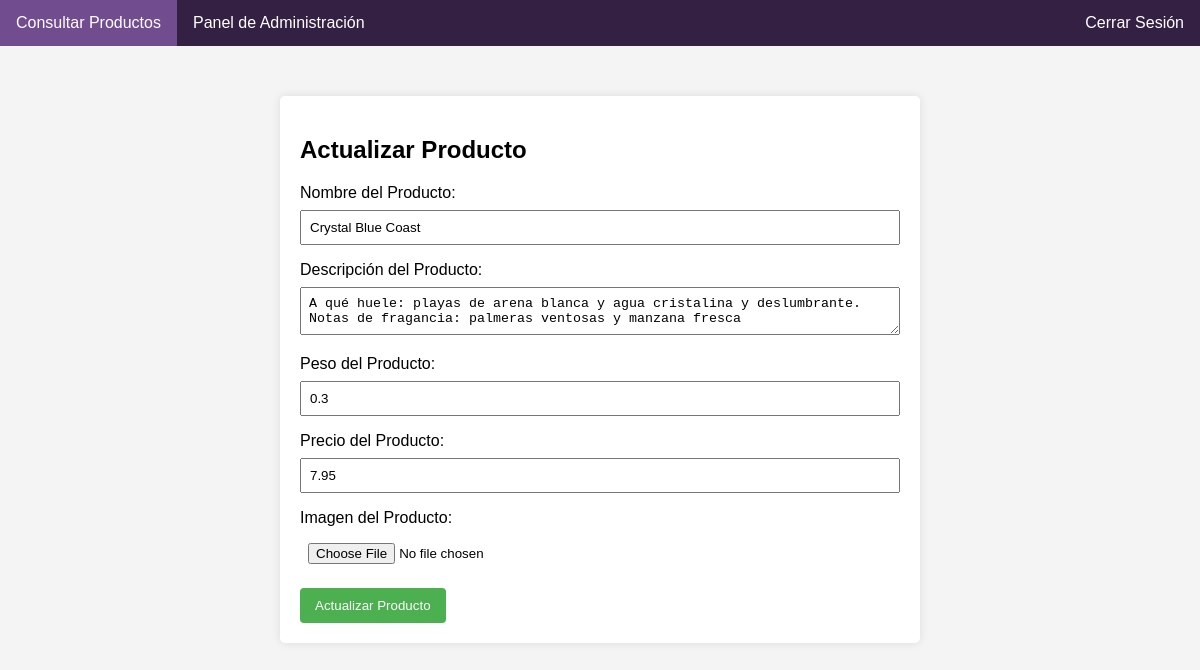
The app's page /actualizar_producto.php?id=10 (signed in) with its own data.
### tables this page shows
CREATE TABLE `productos` (
  `productoID` int(2) NOT NULL,
  `nombre` varchar(30) NOT NULL,
  `descripcion` varchar(255) NOT NULL,
  `peso` double NOT NULL,
  `precio` double NOT NULL,
  `imagen` varchar(30) NOT NULL
);

### actualizar_producto.php (the view, shortened to what this page needs)
<?php
require_once 'menu.php';
include_once 'conecta.php';
$idProducto = isset($_GET['id']) ? $_GET['id'] : '';
$sqlSelect = "SELECT * FROM productos WHERE productoID = :id";
$stmtSelect = $con->prepare($sqlSelect);
$stmtSelect->bindParam(':id', $idProducto, PDO::PARAM_INT);
$stmtSelect->execute();
$producto = $stmtSelect->fetch(PDO::FETCH_ASSOC);
?>
<!DOCTYPE html>
<html lang="en">
<head>
</head>
<body>
    <div class="container">
        <h2>Actualizar Producto</h2>
        <form action="actualizar_producto.php?id=<?php echo $idProducto; ?>" method="post" enctype="multipart/form-data">
            <label for="nombre">Nombre del Producto:</label>
            <input type="text" id="nombre" name="nombre" value="<?php echo isset($producto['nombre']) ? $producto['nombre'] : ''; ?>" required>
            <label for="descripcion">Descripción del Producto:</label>
            <textarea id="descripcion" name="descripcion" required><?php echo isset($producto['descripcion']) ? $producto['descripcion'] : ''; ?></textarea>
            <label for="peso">Peso del Producto:</label>
            <input type="text" id="peso" name="peso" value="<?php echo isset($producto['peso']) ? $producto['peso'] : ''; ?>" required>
            <label for="precio">Precio del Producto:</label>
            <input type="text" id="precio" name="precio" value="<?php echo isset($producto['precio']) ? $producto['precio'] : ''; ?>" required>
            <label for="imagen">Imagen del Producto:</label>
            <input type="file" id="imagen" name="imagen" accept="image/*">
            <button type="submit" name="submit">Actualizar Producto</button>
        </form>
    </div>
</body>
</html>

### menu.php (style rules this page uses)
body { font-family: Arial, sans-serif; background-color: #f0f0f0; margin: 0; padding: 0; }

### actualizar_producto.php (style rules this page uses)
body { font-family: Arial, sans-serif; background-color: #f4f4f4; margin: 0; padding: 0; }
.container { max-width: 600px; margin: 50px auto; background-color: #fff; padding: 20px; border-radius: 5px; box-shadow: 0 0 10px rgba(0, 0, 0, 0.1); }
label { display: block; margin-bottom: 8px; }
input, textarea { width: 100%; padding: 8px; margin-bottom: 16px; box-sizing: border-box; }
button { background-color: #4CAF50; color: white; padding: 10px 15px; border: none; border-radius: 4px; cursor: pointer; }

### records on screen
productos: nombre "Crystal Blue Coast", descripcion "A qué huele: playas de arena blanca y agua cristalina y deslumbrante. Notas de fragancia: palmeras ventosas y manzana fresca", peso "0.3", precio "7.95"
